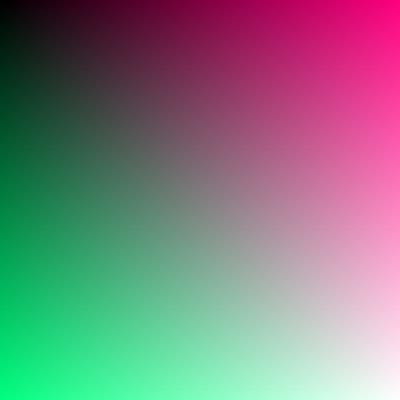
#> input picture samples/benchmark_gradient.png, 400 x 400 px
$ python -i metrics.py   (imports and definitions only)
#> lines starting #> are read from the running program, lines starting #| are printed output that depends on the picture
### backend/crypto_engine.py
"""
Cryptographic Engine for Image Encryption.

Implements Confusion and Diffusion image encryption:
1. Subkey expansion via HKDF-SHA256 from a 256-bit master key.
2. Deterministic pixel permutation via ChaCha20-driven Fisher-Yates (Diffusion).
3. Value substitution via ChaCha20 keystream XOR (Confusion).
4. Authenticated integrity protection via HMAC-SHA256 (Encrypt-then-MAC).
5. Lossless PNG output with embedded metadata in standard PNG chunks.
"""

from __future__ import annotations

import base64
import io
import json
import os
import secrets
import time
from dataclasses import dataclass
from typing import Optional, Tuple

import numpy as np
from cryptography.exceptions import InvalidSignature
from cryptography.hazmat.primitives import hashes, hmac
from cryptography.hazmat.primitives.ciphers import Cipher, algorithms
from cryptography.hazmat.primitives.ciphers.aead import ChaCha20Poly1305
from cryptography.hazmat.primitives.kdf.hkdf import HKDF
from cryptography.hazmat.primitives.kdf.pbkdf2 import PBKDF2HMAC
from PIL import Image, ImageFilter, PngImagePlugin


class CryptoError(Exception):
    """Base exception for cryptographic operations."""
    pass


class KeyVerificationError(CryptoError):
    """Raised when HMAC authentication fails (wrong key or corrupted ciphertext)."""
    pass


class InvalidImageError(CryptoError):
    """Raised when input image data is corrupted or unsupported."""
    pass


PBKDF2_ITERATIONS = 100000


@dataclass
class EncryptionResult:
    """Encrypted image package containing image data, key, and metadata."""
    encrypted_image: Image.Image
    key_b64: str
    metadata: dict
    nonce_hex: str
    tag_hex: str
    time_taken_ms: float
    password: Optional[str] = None
    is_password_protected: bool = False


# [18 lines left out: function derive_key_from_password, not called in this run]


def generate_key() -> str:
    """
    Generate a cryptographically secure 256-bit (32 bytes) master key.

    Returns:
        Base64URL-encoded key string without padding.
    """
    raw_key = secrets.token_bytes(32)
    return base64.urlsafe_b64encode(raw_key).rstrip(b'=').decode('ascii')


def decode_key(key_b64: str) -> bytes:
    """
    Decode and validate a Base64URL-encoded 256-bit master key.

    Args:
        key_b64: Base64URL-encoded key string.

    Returns:
        32-byte master key.

    Raises:
        KeyVerificationError: If key length or encoding is invalid.
    """
    try:
        clean_key = key_b64.strip()
        padding = 4 - (len(clean_key) % 4)
        if padding != 4:
            clean_key += '=' * padding
        raw_key = base64.urlsafe_b64decode(clean_key)
        if len(raw_key) != 32:
            raise KeyVerificationError(
                f"Invalid key length: expected 32 bytes (256-bit), got {len(raw_key)} bytes."
            )
        return raw_key
    except Exception as exc:
        if isinstance(exc, KeyVerificationError):
            raise
        raise KeyVerificationError(f"Malformed cryptographic key: {exc}") from exc


def derive_subkeys(master_key: bytes) -> Tuple[bytes, bytes, bytes]:
    """
    Derive cryptographically isolated subkeys using HKDF-SHA256.

    Args:
        master_key: 32-byte master key.

    Returns:
        Tuple of (k_perm, k_stream, k_mac), each 32 bytes.
    """
    salt = b"ImageCrypto-HKDF-v1-Salt"

    def _derive(info: bytes) -> bytes:
        hkdf = HKDF(
            algorithm=hashes.SHA256(),
            length=32,
            salt=salt,
            info=info,
        )
        return hkdf.derive(master_key)

    k_perm = _derive(b"image-encryption-v1-perm")
    k_stream = _derive(b"image-encryption-v1-stream")
    k_mac = _derive(b"image-encryption-v1-mac")
    return k_perm, k_stream, k_mac


# [75 lines left out: functions _generate_chacha20_keystream, _generate_permutation, _compute_hmac, _build_canonical_header, not called in this run]


def encrypt_image(
    image: Image.Image,
    key_b64: Optional[str] = None,
    password: Optional[str] = None,
) -> EncryptionResult:
    """
    Encrypt an image using ChaCha20 permutation and diffusion.
    Supports both direct 256-bit keys and user-defined passwords (via PBKDF2-HMAC-SHA256).

    Args:
        image: PIL Image instance (PNG, JPG, BMP).
        key_b64: Optional existing 256-bit Base64URL key.
        password: Optional user-provided password. If provided, key is derived with PBKDF2.

    Returns:
        EncryptionResult with encrypted image, key, metadata, and execution time.
    """
    import time
    start_time = time.perf_counter()

    # 1. Normalize image format (RGB, RGBA, or L)
    if image.mode not in ("RGB", "RGBA", "L"):
        # Convert palette/CMYK to standard RGB
        image = image.convert("RGB")

    mode = image.mode
    width, height = image.size
    n_pixels = width * height

    img_array = np.array(image, dtype=np.uint8)
    if mode == "L":
        channels = 1
        flat_pixels = img_array.reshape(n_pixels, 1)
    else:
        channels = img_array.shape[2]
        flat_pixels = img_array.reshape(n_pixels, channels)

    total_bytes = n_pixels * channels

    # 2. Key management & subkey derivation
    salt_hex = ""
    kdf_type = ""
    is_pwd = False

    if password:
        is_pwd = True
        salt = os.urandom(16)
        salt_hex = salt.hex()
        kdf_type = "pbkdf2-sha256"
        master_key = derive_key_from_password(password, salt)
        key_b64 = base64.urlsafe_b64encode(master_key).rstrip(b"=").decode("ascii")
    elif key_b64:
        try:
            master_key = decode_key(key_b64)
        except KeyVerificationError:
            # key_b64 is a custom user passphrase/password (e.g., "1234")
            password = key_b64
            is_pwd = True
            salt = os.urandom(16)
            salt_hex = salt.hex()
            kdf_type = "pbkdf2-sha256"
            master_key = derive_key_from_password(password, salt)
            key_b64 = base64.urlsafe_b64encode(master_key).rstrip(b"=").decode("ascii")
    else:
        key_b64 = generate_key()
        master_key = decode_key(key_b64)

    k_perm, k_stream, k_mac = derive_subkeys(master_key)

    # 3. Fresh nonces for this encryption operation
    perm_nonce = os.urandom(16)
    stream_nonce = os.urandom(16)

    # 4. Spatial Permutation (Diffusion of position)
    perm, _ = _generate_permutation(n_pixels, k_perm, perm_nonce)
    permuted_pixels = flat_pixels[perm]

    # 5. Keystream Substitution (Confusion of value)
    stream_keystream = _generate_chacha20_keystream(k_stream, stream_nonce, total_bytes)
    stream_array = np.frombuffer(stream_keystream, dtype=np.uint8).reshape(permuted_pixels.shape)
    cipher_pixels = np.bitwise_xor(permuted_pixels, stream_array)

    # 6. Authenticated integrity tag (HMAC-SHA256)
    header_bytes = _build_canonical_header(
        version=1,
        height=height,
        width=width,
        channels=channels,
        mode=mode,
        stream_nonce=stream_nonce,
        perm_nonce=perm_nonce,
        salt_hex=salt_hex,
        kdf_type=kdf_type,
    )
    ciphertext_bytes = cipher_pixels.tobytes()
    tag = _compute_hmac(k_mac, header_bytes, ciphertext_bytes)

    # 7. Reshape into image array
    if mode == "L":
        cipher_img_array = cipher_pixels.reshape(height, width)
    else:
        cipher_img_array = cipher_pixels.reshape(height, width, channels)

    encrypted_image = Image.fromarray(cipher_img_array, mode=mode)

    # 8. Embed metadata in PNG tEXt chunk
    meta_dict = {
        "version": 1,
        "height": height,
        "width": width,
        "channels": channels,
        "mode": mode,
        "stream_nonce": stream_nonce.hex(),
        "perm_nonce": perm_nonce.hex(),
        "tag": tag.hex(),
        "salt": salt_hex,
        "kdf": kdf_type,
    }

    png_info = PngImagePlugin.PngInfo()
    png_info.add_text("ImageCryptoMeta", json.dumps(meta_dict))
    encrypted_image.info["pnginfo"] = png_info
    encrypted_image.info["ImageCryptoMeta"] = meta_dict

    elapsed_ms = (time.perf_counter() - start_time) * 1000.0

    return EncryptionResult(
        encrypted_image=encrypted_image,
        key_b64=key_b64,
        metadata=meta_dict,
        nonce_hex=stream_nonce.hex(),
        tag_hex=tag.hex(),
        time_taken_ms=elapsed_ms,
        password=password,
        is_password_protected=is_pwd,
    )


# [249 lines left out: functions extract_metadata, decrypt_image, image_to_png_bytes, bytes_to_image, generate_blur_preview, encrypt_binary_data and 1 more, not called in this run]

### backend/metrics.py
"""
Cryptographic Security Evaluation Metrics for Image Encryption.

Implements academic benchmarking standards (Alghamdi & Munir, 2024):
1. Shannon Information Entropy (Target: ~8.000).
2. Adjacent Pixel Correlation Coefficients: Horizontal, Vertical, Diagonal (Target: ~0.00).
3. Plaintext vs. Ciphertext Correlation (Target: ~0.00).
4. Histogram Distribution & Chi-Square Uniformity Test (Target: < 293.25 at alpha=0.05).
5. Differential Attack Metrics: NPCR (> 99.6094%) and UACI (~ 33.4635%).
6. Image Fidelity Metrics: MSE and PSNR (Original vs. Cipher, Original vs. Decrypted).
7. Ablation Benchmark: Plain vs. Shuffle-Only vs. Proposed Confusion+Diffusion.
"""

from __future__ import annotations

import math
from typing import Any, Dict, List, Optional, Tuple

import numpy as np
from PIL import Image
from scipy.stats import pearsonr


def compute_shannon_entropy(image_array: np.ndarray) -> Dict[str, float]:
    """
    Calculate Shannon information entropy for 8-bit image channels.
    H(S) = - sum(p(i) * log2(p(i)))

    Args:
        image_array: uint8 array of shape (H, W) or (H, W, C).

    Returns:
        Dict with per-channel and overall average entropy.
    """
    if image_array.ndim == 2:
        channels = [image_array]
        channel_names = ["gray"]
    else:
        num_channels = image_array.shape[2]
        channels = [image_array[:, :, c] for c in range(min(num_channels, 3))]
        channel_names = ["red", "green", "blue"] if num_channels >= 3 else [f"ch_{i}" for i in range(num_channels)]

    results: Dict[str, float] = {}
    total_entropy = 0.0

    for ch_arr, name in zip(channels, channel_names):
        counts, _ = np.histogram(ch_arr, bins=256, range=(0, 256))
        total_pixels = ch_arr.size
        probabilities = counts[counts > 0] / total_pixels
        entropy = -float(np.sum(probabilities * np.log2(probabilities)))
        results[name] = round(entropy, 5)
        total_entropy += entropy

    results["average"] = round(total_entropy / len(channels), 5)
    return results


def compute_adjacent_correlation(
    image_array: np.ndarray,
    max_samples: int = 10000,
) -> Dict[str, float]:
    """
    Compute Pearson correlation coefficient of adjacent pixels in Horizontal,
    Vertical, and Diagonal directions.

    Args:
        image_array: uint8 array of shape (H, W) or (H, W, C).
        max_samples: Maximum number of pixel pairs sampled.

    Returns:
        Dict with 'horizontal', 'vertical', 'diagonal', and 'average' correlation coefficients.
    """
    # If color image, use luminance or average across RGB
    if image_array.ndim == 3:
        # Standard Rec.601 luminance conversion
        gray = 0.2989 * image_array[:, :, 0] + 0.5870 * image_array[:, :, 1] + 0.1140 * image_array[:, :, 2]
    else:
        gray = image_array.astype(np.float64)

    h, w = gray.shape
    rng = np.random.default_rng(seed=42)

    # Horizontal pairs: (x, y) and (x, y+1)
    n_h = min(max_samples, h * (w - 1))
    h_idx_y = rng.integers(0, h, size=n_h)
    h_idx_x = rng.integers(0, w - 1, size=n_h)
    x_h = gray[h_idx_y, h_idx_x]
    y_h = gray[h_idx_y, h_idx_x + 1]
    # Vertical pairs: (x, y) and (x+1, y)
    n_v = min(max_samples, (h - 1) * w)
    v_idx_y = rng.integers(0, h - 1, size=n_v)
    v_idx_x = rng.integers(0, w, size=n_v)
    x_v = gray[v_idx_y, v_idx_x]
    y_v = gray[v_idx_y + 1, v_idx_x]

    # Diagonal pairs: (x, y) and (x+1, y+1)
    n_d = min(max_samples, (h - 1) * (w - 1))
    d_idx_y = rng.integers(0, h - 1, size=n_d)
    d_idx_x = rng.integers(0, w - 1, size=n_d)
    x_d = gray[d_idx_y, d_idx_x]
    y_d = gray[d_idx_y + 1, d_idx_x + 1]

    import warnings
    with warnings.catch_warnings():
        warnings.simplefilter("ignore")
        corr_h, _ = pearsonr(x_h, y_h)
        corr_v, _ = pearsonr(x_v, y_v)
        corr_d, _ = pearsonr(x_d, y_d)

    def _safe_float(val: Any) -> float:
        if val is None or np.isnan(val) or np.isinf(val):
            return 0.0
        return float(val)

    ch = _safe_float(corr_h)
    cv = _safe_float(corr_v)
    cd = _safe_float(corr_d)
    avg_corr = (abs(ch) + abs(cv) + abs(cd)) / 3.0

    return {
        "horizontal": round(ch, 5),
        "vertical": round(cv, 5),
        "diagonal": round(cd, 5),
        "average": round(avg_corr, 5),
    }


# [28 lines left out: functions compute_plain_cipher_correlation, sanitize_for_json, not called in this run]


def compute_histogram_and_chisquare(image_array: np.ndarray) -> Dict[str, Any]:
    """
    Calculate 256-bin intensity histogram and Pearson Chi-Square test for uniformity.
    Critical value for 255 degrees of freedom at alpha=0.05 is 293.2478.

    Returns:
        Dict with 'histograms' (per-channel counts), 'chi_square', 'critical_value', 'is_uniform'.
    """
    critical_value = 293.2478

    if image_array.ndim == 2:
        channels = [image_array]
        names = ["gray"]
    else:
        num_channels = min(image_array.shape[2], 3)
        channels = [image_array[:, :, c] for c in range(num_channels)]
        names = ["red", "green", "blue"][:num_channels]

    histograms: Dict[str, List[int]] = {}
    chi_squares: Dict[str, float] = {}

    for ch_arr, name in zip(channels, names):
        counts, _ = np.histogram(ch_arr, bins=256, range=(0, 256))
        histograms[name] = counts.tolist()
        expected = ch_arr.size / 256.0
        chi_sq = float(np.sum((counts - expected) ** 2 / expected))
        chi_squares[name] = round(chi_sq, 2)

    avg_chi_square = round(float(np.mean(list(chi_squares.values()))), 2)
    return {
        "histograms": histograms,
        "chi_square": avg_chi_square,
        "per_channel_chi_square": chi_squares,
        "critical_value": critical_value,
        "is_uniform": bool(avg_chi_square < critical_value),
    }


# [77 lines left out: functions compute_mse_psnr, compute_differential_metrics, not called in this run]


def generate_ablation_comparison(plain_image: Image.Image) -> Dict[str, Any]:
    """
    Generate an ablation comparison table:
    1. Plain Image
    2. Shuffle-Only (Permutation without Diffusion)
    3. Proposed System (ChaCha20 Permutation + Keystream XOR Diffusion)

    Demonstrates mathematically why diffusion is critical.
    """
    from backend import crypto_engine

    if plain_image.mode not in ("RGB", "L"):
        plain_image = plain_image.convert("RGB")

    plain_arr = np.array(plain_image, dtype=np.uint8)
    h, w = plain_arr.shape[:2]
    n_pixels = h * w
    channels = 1 if plain_arr.ndim == 2 else plain_arr.shape[2]
    flat = plain_arr.reshape(n_pixels, channels)

    # 1. Plain metrics
    plain_entropy = compute_shannon_entropy(plain_arr)["average"]
    plain_corr = compute_adjacent_correlation(plain_arr)["horizontal"]
    plain_chi = compute_histogram_and_chisquare(plain_arr)["chi_square"]

    # 2. Shuffle-Only image
    rng = np.random.default_rng(12345)
    perm = rng.permutation(n_pixels)
    shuffled_flat = flat[perm]
    shuffled_arr = shuffled_flat.reshape(plain_arr.shape)

    shuffle_entropy = compute_shannon_entropy(shuffled_arr)["average"]
    shuffle_corr = compute_adjacent_correlation(shuffled_arr)["horizontal"]
    shuffle_chi = compute_histogram_and_chisquare(shuffled_arr)["chi_square"]

    # 3. Proposed (Shuffle + Diffusion)
    res = crypto_engine.encrypt_image(plain_image)
    cipher_arr = np.array(res.encrypted_image, dtype=np.uint8)

    cipher_entropy = compute_shannon_entropy(cipher_arr)["average"]
    cipher_corr = compute_adjacent_correlation(cipher_arr)["horizontal"]
    cipher_chi = compute_histogram_and_chisquare(cipher_arr)["chi_square"]

    result = {
        "metrics": [
            {
                "parameter": "Shannon Entropy (Target: ~8.000)",
                "plain": plain_entropy,
                "shuffle_only": shuffle_entropy,
                "proposed": cipher_entropy,
                "analysis": "Shuffle-only preserves pixel values, leaving entropy unchanged. Proposed reaches near theoretical limit.",
            },
            {
                "parameter": "Adjacent Correlation (H) (Target: ~0.00)",
                "plain": plain_corr,
                "shuffle_only": shuffle_corr,
                "proposed": cipher_corr,
                "analysis": "Both break spatial correlation, but proposed completely eliminates local dependency.",
            },
            {
                "parameter": "Histogram Chi-Square (Target: < 293.25)",
                "plain": plain_chi,
                "shuffle_only": shuffle_chi,
                "proposed": cipher_chi,
                "analysis": "Shuffle-only histogram is IDENTICAL to plaintext (fails statistical test). Proposed yields flat, uniform distribution.",
            },
        ],
        "key_space": "2^256",
        "algorithm": "ChaCha20 Stream Permutation + XOR Keystream + HMAC-SHA256",
    }
    return sanitize_for_json(result)


# [69 lines left out: function compute_all_metrics, not called in this run]

>>> from PIL import Image
>>> picture = Image.open('../samples/benchmark_gradient.png')
#> picture is the input picture: PIL image 400x400 RGB; mean R, G, B 126.7, 126.7, 126.7
>>> result = generate_ablation_comparison(picture)
#> in compute_shannon_entropy, `channels = [image_array[:, :, c] for c in range(min(num_channels, 3))]`: channels = 3 items
#> the loop in compute_shannon_entropy, `for ch_arr, name in zip(channels, channel_names):` made 3 passes
#> (name, entropy, total_entropy) on passes 1 to 3: ('red', 7.92, 7.92), ('green', 7.92, 15.84), ('blue', 7.71, 23.55)
#> after the loop in compute_shannon_entropy, `for ch_arr, name in zip(channels, channel_names):`: results = {'red': 7.92, 'green': 7.92, 'blue': 7.71}; total_entropy = 23.55
#> in generate_ablation_comparison, `plain_entropy = compute_shannon_entropy(plain_arr)["average"]`: plain_entropy = 7.85
#> in compute_adjacent_correlation, `gray = 0.2989 * image_array[:, :, 0] + 0.5870 * image_array[:, :, 1] +..`:
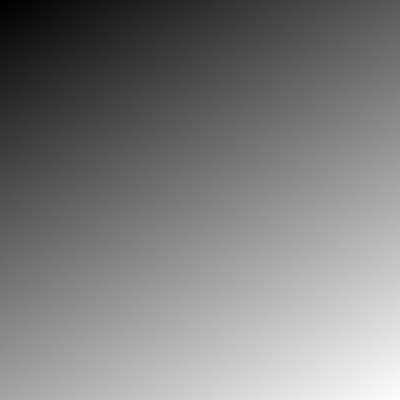
#> gray: shape (400, 400) float64; min 0, max 254, mean 126.7
#> in compute_adjacent_correlation, `x_h = gray[h_idx_y, h_idx_x]`: x_h = 10000 values, max 253.3 at index 400, min 1.41 at index 9931, mean 125.7
#> in compute_adjacent_correlation, `y_h = gray[h_idx_y, h_idx_x + 1]`: y_h = 10000 values, max 253.6 at index 400, min 1.71 at index 9931, mean 125.9
#> in compute_adjacent_correlation, `x_v = gray[v_idx_y, v_idx_x]`: x_v = 10000 values, max 253.3 at index 6226, min 2 at index 3566, mean 127
#> in compute_adjacent_correlation, `y_v = gray[v_idx_y + 1, v_idx_x]`: y_v = 10000 values, max 253.4 at index 6226, min 2.59 at index 3566, mean 127.4
#> in compute_adjacent_correlation, `x_d = gray[d_idx_y, d_idx_x]`: x_d = 10000 values, max 252.3 at index 3, min 0 at index 3485, mean 126.6
#> in compute_adjacent_correlation, `y_d = gray[d_idx_y + 1, d_idx_x + 1]`: y_d = 10000 values, max 253.3 at index 2202, min 0 at index 3485, mean 127.2
#> in compute_adjacent_correlation, `corr_h, _ = pearsonr(x_h, y_h)`: corr_h = 1
#> in compute_histogram_and_chisquare, `channels = [image_array[:, :, c] for c in range(num_channels)]`: channels = 3 items
#> the loop in compute_histogram_and_chisquare, `for ch_arr, name in zip(channels, names):` made 3 passes
#> (name, chi_sq) on passes 1 to 3: ('red', 16640), ('green', 16640), ('blue', 56726.3)
#> after the loop in compute_histogram_and_chisquare, `for ch_arr, name in zip(channels, names):`: chi_squares = {'red': 16640, 'green': 16640, 'blue': 56726.3}; histograms = 3 items
#> in compute_histogram_and_chisquare, `avg_chi_square = round(float(np.mean(list(chi_squares.values()))), 2)`: avg_chi_square = 30002.1
#> in generate_ablation_comparison, `shuffled_arr = shuffled_flat.reshape(plain_arr.shape)`:
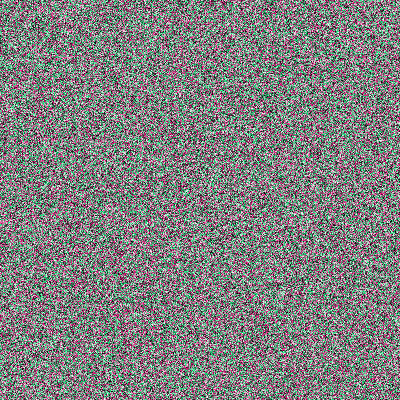
#> shuffled_arr: shape (400, 400, 3); mean R, G, B 126.7, 126.7, 126.7
#> the loop in compute_shannon_entropy (call 2), `for ch_arr, name in zip(channels, channel_names):` made 3 passes
#> in generate_ablation_comparison, `shuffle_entropy = compute_shannon_entropy(shuffled_arr)["average"]`: shuffle_entropy = 7.85
#> call 2 of compute_adjacent_correlation, with max_samples = 10000
#> in compute_adjacent_correlation (call 2), `gray = 0.2989 * image_array[:, :, 0] + 0.5870 * image_array[:, :, 1] +..`:
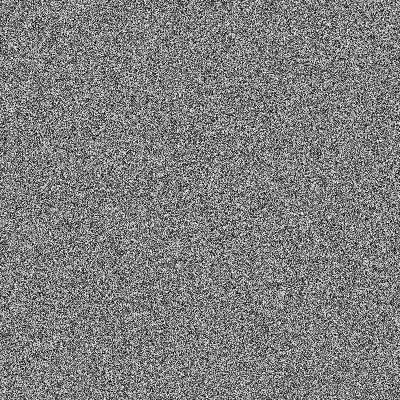
#> gray: shape (400, 400) float64; min 0, max 254, mean 126.7
#> in compute_adjacent_correlation (call 2), `x_h = gray[h_idx_y, h_idx_x]`: x_h = 10000 values, max 253 at index 9147, min 0.712 at index 1156, mean 127
#> in compute_adjacent_correlation (call 2), `y_h = gray[h_idx_y, h_idx_x + 1]`: y_h = 10000 values, max 252.6 at index 7419, min 0 at index 5240, mean 126
#> in compute_adjacent_correlation (call 2), `x_v = gray[v_idx_y, v_idx_x]`: x_v = 10000 values, max 252.8 at index 6783, min 0.587 at index 3456, mean 125.9
#> in compute_adjacent_correlation (call 2), `y_v = gray[v_idx_y + 1, v_idx_x]`: y_v = 10000 values, max 253.3 at index 1285, min 0.712 at index 6000, mean 126.8
#> in compute_adjacent_correlation (call 2), `x_d = gray[d_idx_y, d_idx_x]`: x_d = 10000 values, max 253.3 at index 8565, min 0.587 at index 3189, mean 127.5
#> in compute_adjacent_correlation (call 2), `y_d = gray[d_idx_y + 1, d_idx_x + 1]`: y_d = 10000 values, max 253 at index 820, min 1.01 at index 3522, mean 127.2
#> in compute_adjacent_correlation (call 2), `corr_h, _ = pearsonr(x_h, y_h)`: corr_h = -0.00667
#> in compute_adjacent_correlation (call 2), `corr_v, _ = pearsonr(x_v, y_v)`: corr_v = 0.00293
#> in compute_adjacent_correlation (call 2), `corr_d, _ = pearsonr(x_d, y_d)`: corr_d = -0.00165
#> in compute_adjacent_correlation (call 2), `ch = _safe_float(corr_h)`: ch = -0.00667
#> in compute_adjacent_correlation (call 2), `cv = _safe_float(corr_v)`: cv = 0.00293
#> in compute_adjacent_correlation (call 2), `cd = _safe_float(corr_d)`: cd = -0.00165
#> in compute_adjacent_correlation (call 2), `avg_corr = (abs(ch) + abs(cv) + abs(cd)) / 3.0`: avg_corr = 0.00375
#> in generate_ablation_comparison, `shuffle_corr = compute_adjacent_correlation(shuffled_arr)["horizontal"]`: shuffle_corr = -0.00667
#> the loop in compute_histogram_and_chisquare (call 2), `for ch_arr, name in zip(channels, names):` made 3 passes
#> in generate_ablation_comparison, `shuffle_chi = compute_histogram_and_chisquare(shuffled_arr)["chi_squar..`: shuffle_chi = 30002.1
#> (the run stopped early here; a loop or call above may not have finished)
